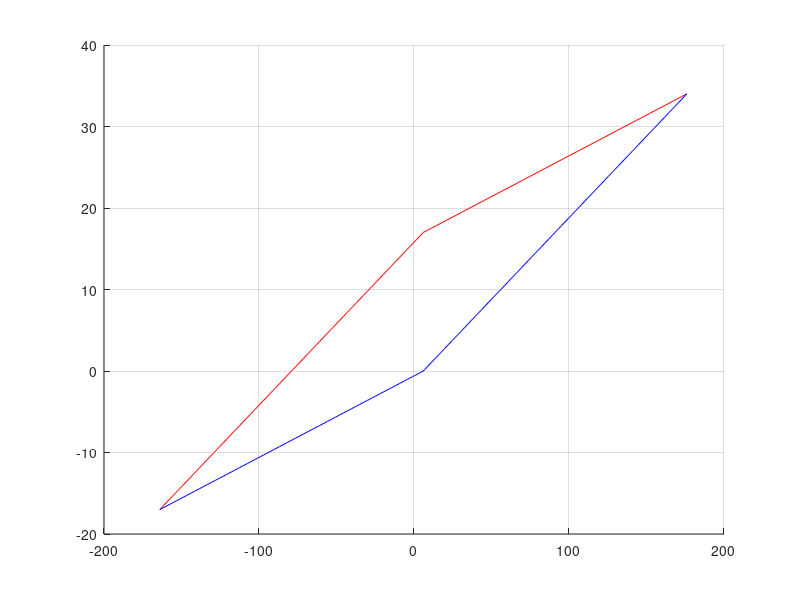

Write MATLAB code to recreate this figure. (Note: this script raises an error after producing the figure.)
clear; close all; clc; 

% Normalize by wave length/period or something to give context to x,t


T = 17; % data collection duration
xi = 6; % buoy position
cg_min = 5; % minimum group velocity
cg_max = 10; % maximum group velocity

beta = cg_min/(cg_max - cg_min);
Ti = -beta*T;
Tf = T + beta*T;

t1 = linspace(Ti,0,100);
t2 = linspace(0,T,100);
t3 = linspace(T,Tf,100);

f1 = figure();
hold on
grid on
% for Ti < t < 0
plot((t1-T)*cg_min + xi,t1,'r')
plot(t1*cg_max + xi,t1,'b')

% for 0 < t < T
plot((t2-T)*cg_min + xi,t2,'r')
plot(t2*cg_min + xi,t2,'b')

% for T < t < Tf
plot((t3-T)*cg_max + xi,t3,'r')
plot(t3*cg_min + xi,t3,'b')

xline(xi,'k--')
xline(xi + beta*cg_max*T,'b--')
xline(xi - beta*cg_max*T,'r--')
yline(T,'k--')
yline(0,'k--')
yline(Ti,'b--')
yline(Tf,'r--')

% xlim([-1 1]*T*cg_max)
% ylim([Ti Tf])

xlabel('x [m]')
ylabel('t [s]')

title(strcat("T = ",num2str(T)," s, $\xi$ = ",num2str(xi)," m, $c_{g,min}$ = ",num2str(cg_min)," m/s, $c_{g,max}$ = ",num2str(cg_max)," m/s"))
